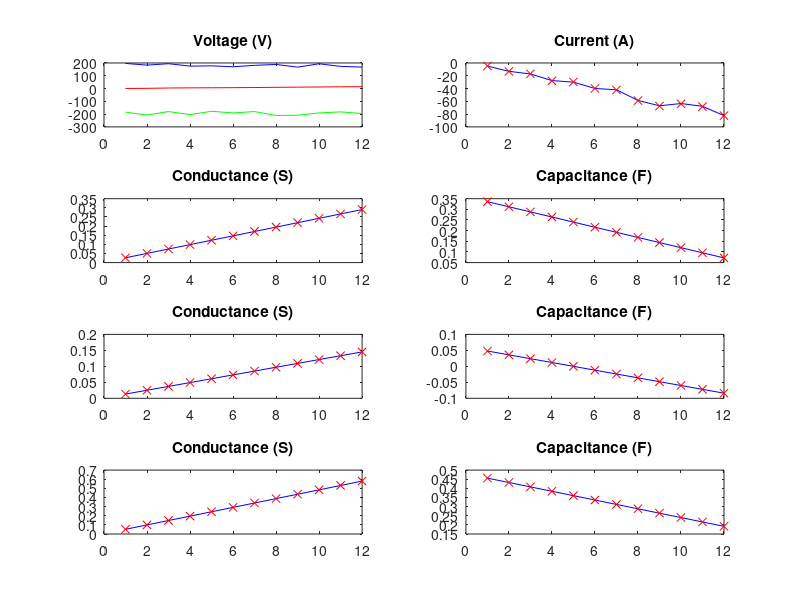
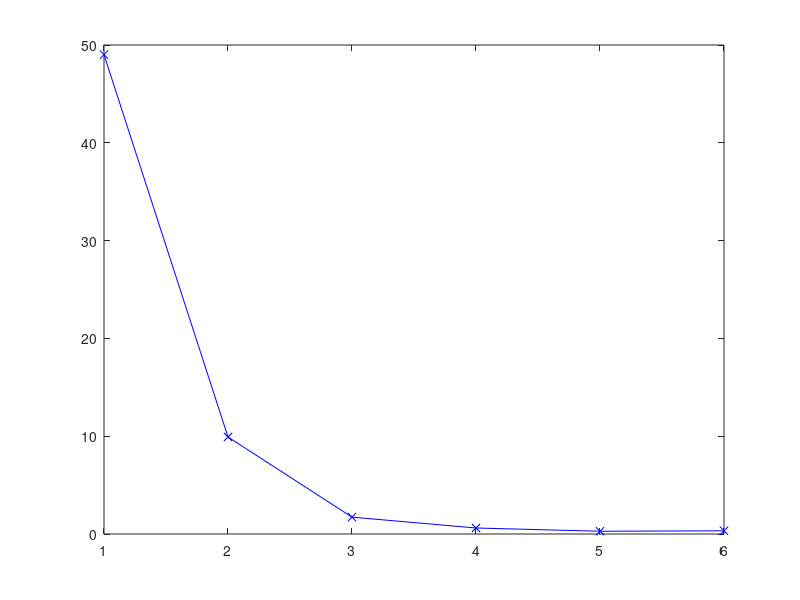

These figures' MATLAB source, in order:
function ret = rcmeter_3p()
  function ret = addNoise(sig, rate)
    len = length(sig);
    ret = sig;
    rms = 0;
    for i=1:1:len
      rms += sig(i)*sig(i)/len;
    endfor
    rms = sqrt(rms);
    for i=1:1:len
      ret(i) += (2*rand() - 1)*rms*rate;
    endfor
  endfunction

  function ret = polyFunc(a, x)
    ret = 0;
    for m=1:1:length(x)
      for p=1:1:length(a)
        ret += a(p).*x.^(p-1);
      endfor
    endfor
  endfunction

  function ret = diff_polyFunc(a, x)
    ret = 0;
    for m=1:1:length(x)
      for p=1:1:length(a)
        ret += (p-1)*a(p).*x.^(p-2);
      endfor
    endfor
  endfunction

  function ret = Current(v, dvdn, g, c, dcdn)
    ret = ( g + dcdn ) .* v + c .* dvdn;
  endfunction

  function ret = ErrorSquare(it, ir, N)
    ret = 0;
    for m=N
      err = ir(m) - it(m);
      ret += err*err/length(N);
    endfor
    ret = sqrt(ret);
  endfunction

  function [g, c, dcdn] = refreshValues(a, b, x)
    g = polyFunc(a, x);
    c = polyFunc(b, x);
    dcdn = diff_polyFunc(b, x);
  endfunction

  function ret = Avg(val, len)
    ret = 0;
    for k=1:1:len
      ret += val(k)/len;
    endfor
  endfunction

  function ret = dIda_k(p, N, v, dvdn)
    pn = p -1;
    ret = 0;
    for m=N
      ret += m^pn*v(m);
    endfor
    ret /= length(N);
  endfunction

  function ret = dIdb_k(p, N, v, dvdn)
    pn = p -1;
    ret = 0;
    for m=N
      ret += pn*m^(pn-1)*v(m) + m^pn*dvdn(m);
    endfor
    ret /= length(N);
  endfunction

  EpochMax = 1000;
  EndErr = 0.001;
  solvRate = 0.1;
  beta = 0.998;
  Cycl = 0.01;
  Len = 12;
  freq1 = 11;
  freq2 = 13;
  SamplingRate = Len/Cycl; # Samples per 1 cycle.
  Vp = 220;
  w = 2*pi*Cycl/Len;

  printf("SampleLength: %d\r\n", Len);
  printf("SamplingRate: %d\r\n\r\n", SamplingRate);

  n_t = 1:1:Len;
  a1_t = [ 0.0002 0.002 ];
  b1_t = [ 0.03 -0.002 ];
  a2_t = [ 0.0001 0.001 ];
  b2_t = [ 0.005 -0.001 ];
  a3_t = [ 0.0003 0.004 ];
  b3_t = [ 0.04 -0.002 ];

  V1_t = Vp*sin(w*n_t) + Vp*0.01*sin(freq1*w*n_t);
  V2_t = Vp*sin(w*n_t + 2*pi/3) + Vp*0.003*sin(freq2*w*n_t);
  V3_t = Vp*sin(w*n_t - 2*pi/3);
  V1_t = addNoise(V1_t, 0.1);
  V2_t = addNoise(V2_t, 0.1);
  V3_t = addNoise(V3_t, 0.1);

  dV1dn_t = w*Vp*cos(w*n_t) + freq1*w*Vp*0.01*cos(freq1*w*n_t);
  dV2dn_t = w*Vp*cos(w*n_t + 2*pi/3) + freq2*w*Vp*0.003*cos(freq2*w*n_t);
  dV3dn_t = w*Vp*cos(w*n_t - 2*pi/3);
  dV1dn_t = addNoise(dV1dn_t, 0.1);
  dV2dn_t = addNoise(dV2dn_t, 0.1);
  dV3dn_t = addNoise(dV3dn_t, 0.1);

  [G1_t, C1_t, dC1dn_t] = refreshValues(a1_t, b1_t, n_t);
  [G2_t, C2_t, dC2dn_t] = refreshValues(a2_t, b2_t, n_t);
  [G3_t, C3_t, dC3dn_t] = refreshValues(a3_t, b3_t, n_t);
  I_t = Current(V1_t, dV1dn_t, G1_t, C1_t, dC1dn_t) + ...
        Current(V2_t, dV2dn_t, G2_t, C2_t, dC2dn_t) + ...
        Current(V3_t, dV3dn_t, G3_t, C3_t, dC3dn_t);
  I_t = addNoise(I_t, 0.01);

  inputGraph = figure(1);
  subplot(4,2,1);
  plot(n_t, V1_t, 'r', n_t, V2_t, 'b',n_t, V3_t, 'g');
  title('Voltage (V)');
  subplot(4,2,2);
  plot(n_t, I_t, 'b');
  title('Current (A)');
  subplot(4,2,3);
  plot(n_t, G1_t, 'b');
  title('Conductance (S)');
  subplot(4,2,5);
  plot(n_t, G2_t, 'b');
  title('Conductance (S)');
  subplot(4,2,7);
  plot(n_t, G3_t, 'b');
  title('Conductance (S)');
  subplot(4,2,4);
  plot(n_t, C1_t, 'b');
  title('Capacitance (F)');
  subplot(4,2,6);
  plot(n_t, C2_t, 'b');
  title('Capacitance (F)');
  subplot(4,2,8);
  plot(n_t, C3_t, 'b');
  title('Capacitance (F)');

  a1_r = [0,0];
  b1_r = [0,0];
  a2_r = [0,0];
  b2_r = [0,0];
  a3_r = [0,0];
  b3_r = [0,0];

  a1th = length(a1_r);
  a2th = length(a2_r);
  a3th = length(a3_r);
  b1th = length(b1_r);
  b2th = length(b2_r);
  b3th = length(b3_r);
  vars_num =  a1th + b1th + a2th + b2th + a3th + b3th;

  figure(3);
  errt = [];
  Irms = ErrorSquare(I_t, zeros(size(I_t)), n_t);

  Err0 = 0;
  printf("idx errDiffRate\r\n");
  for epoch=1:1:EpochMax
    [G1_r, C1_r, dC1dn_r] = refreshValues(a1_r, b1_r, n_t);
    [G2_r, C2_r, dC2dn_r] = refreshValues(a2_r, b2_r, n_t);
    [G3_r, C3_r, dC3dn_r] = refreshValues(a3_r, b3_r, n_t);

    I_r = Current(V1_t, dV1dn_t, G1_r, C1_r, dC1dn_r)+...
          Current(V2_t, dV2dn_t, G2_r, C2_r, dC2dn_r)+...
          Current(V3_t, dV3dn_t, G3_r, C3_r, dC3dn_r);
    Err = ErrorSquare(I_t, I_r, n_t);
    errt = [errt Err];
    plot(errt, 'bx-');
    drawnow;
    errDiffRate = (Err0 - Err) / Err * 100;
    printf("%d) %.3f\r\n",epoch, errDiffRate );

    if ( Err == 0 ) break; end
    if ( epoch > 1 && errDiffRate < 0.03 ) break; end

    if epoch > 2
      if(errt(epoch) == 0)
        printf("Finish 1\r\n");
        break;
      end
      if( abs( Err / Irms ) < EndErr )
        printf("Finish 2\r\n");
        break;
      end
    end
    solvRate*=beta;

    # dI = dIda * da + dIdb * db
    # I_t0 - I_r0 = dIda * (a_r - a_r0) + dIdb * (b_r - b_r0)
    # B = [I_t0 - I_r0];
    # M = [dIda, dIdb];
    # x = [a_r - a_r0];
    # solv: B = M * x
    # a_r <- a_r + x;

    rows = vars_num;
    batchSize = floor(Len/rows);
    M = [];
    B = [];
    B = [];
    for row= 1:1:rows
      ROW=[];
      n_r=row; #((row-1)*batchSize)+1:1:(row*batchSize);
      for p=1:1:a1th
        ROW = [ROW, dIda_k(p, n_r, V1_t, dV1dn_t)];
      endfor

      for p=1:1:a2th
        ROW = [ROW, dIda_k(p, n_r, V2_t, dV2dn_t)];
      endfor

      for p=1:1:a3th
        ROW = [ROW, dIda_k(p, n_r, V3_t, dV3dn_t)];
      endfor

      for p=1:1:b1th
        ROW = [ROW, dIdb_k(p, n_r, V1_t, dV1dn_t)];
      endfor

      for p=1:1:b2th
        ROW = [ROW, dIdb_k(p, n_r, V2_t, dV2dn_t)];
      endfor

      for p=1:1:b3th
        ROW = [ROW, dIdb_k(p, n_r, V3_t, dV3dn_t)];
      endfor

      I_t0 = Current(V1_t(n_r), dV1dn_t(n_r), G1_t(n_r), C1_t(n_r), dC1dn_t(n_r)) +...
             Current(V2_t(n_r), dV2dn_t(n_r), G2_t(n_r), C2_t(n_r), dC2dn_t(n_r)) +...
             Current(V3_t(n_r), dV3dn_t(n_r), G3_t(n_r), C3_t(n_r), dC3dn_t(n_r));
      I_r0 = Current(V1_t(n_r), dV1dn_t(n_r), G1_r(n_r), C1_r(n_r), dC1dn_r(n_r)) +...
             Current(V2_t(n_r), dV2dn_t(n_r), G2_r(n_r), C2_r(n_r), dC2dn_r(n_r)) +...
             Current(V3_t(n_r), dV3dn_t(n_r), G3_r(n_r), C3_r(n_r), dC3dn_r(n_r));

      M = [M; ROW];
      B = [B; Avg(I_t0 - I_r0, batchSize)];
    endfor

    x_r = inv(M)*B;

    cursor=0;
    for p=1:1:a1th
      a1_r(p) += x_r(p+cursor)*solvRate;
    endfor
    cursor+=a1th;
    for p=1:1:a2th
      a2_r(p) += x_r(p+cursor)*solvRate;
    endfor
    cursor+=a2th;
    for p=1:1:a3th
      a3_r(p) += x_r(p+cursor)*solvRate;
    endfor
    cursor+=a3th;
    for p=1:1:b1th
      b1_r(p) += x_r(p+cursor)*solvRate;
    endfor
    cursor+=b1th;
    for p=1:1:b2th
      b2_r(p) += x_r(p+cursor)*solvRate;
    endfor
    cursor+=b2th;
    for p=1:1:b3th
      b3_r(p) += x_r(p+cursor)*solvRate;
    endfor
    Err0 = Err;
  endfor

  inputGraph = figure(1);
  subplot(4,2,1);
  plot(n_t, V1_t, 'r', n_t, V2_t, 'b',n_t, V3_t, 'g');
  title('Voltage (V)');
  subplot(4,2,2);
  plot(n_t, I_t, 'b-', n_t, I_r, 'rx');
  title('Current (A)');
  subplot(4,2,3);
  plot(n_t, G1_t, 'b-', n_t, G1_r, 'rx');
  title('Conductance (S)');
  subplot(4,2,5);
  plot(n_t, G2_t, 'b-', n_t, G2_r, 'rx');
  title('Conductance (S)');
  subplot(4,2,7);
  plot(n_t, G3_t, 'b-', n_t, G3_r, 'rx');
  title('Conductance (S)');
  subplot(4,2,4);
  plot(n_t, C1_t, 'b-', n_t, C1_r, 'rx');
  title('Capacitance (F)');
  subplot(4,2,6);
  plot(n_t, C2_t, 'b-', n_t, C2_r, 'rx');
  title('Capacitance (F)');
  subplot(4,2,8);
  plot(n_t, C3_t, 'b-', n_t, C3_r, 'rx');
  title('Capacitance (F)');

  printf("\r\nTrue Values\r\n");
  printf("G1 = %s\r\n",polyout(flip(a1_t), 'n'));
  printf("C1 = %s\r\n",polyout(flip(b1_t), 'n'));
  printf("G2 = %s\r\n",polyout(flip(a2_t), 'n'));
  printf("C2 = %s\r\n",polyout(flip(b2_t), 'n'));
  printf("G3 = %s\r\n",polyout(flip(a3_t), 'n'));
  printf("C3 = %s\r\n",polyout(flip(b3_t), 'n'));

  printf("\r\nEstimated Values\r\n");
  printf("G1 = %s\r\n",polyout(flip(a1_r), 'n'));
  printf("C1 = %s\r\n",polyout(flip(b1_r), 'n'));
  printf("G2 = %s\r\n",polyout(flip(a2_r), 'n'));
  printf("C2 = %s\r\n",polyout(flip(b2_r), 'n'));
  printf("G3 = %s\r\n",polyout(flip(a3_r), 'n'));
  printf("C3 = %s\r\n",polyout(flip(b3_r), 'n'));
endfunction
